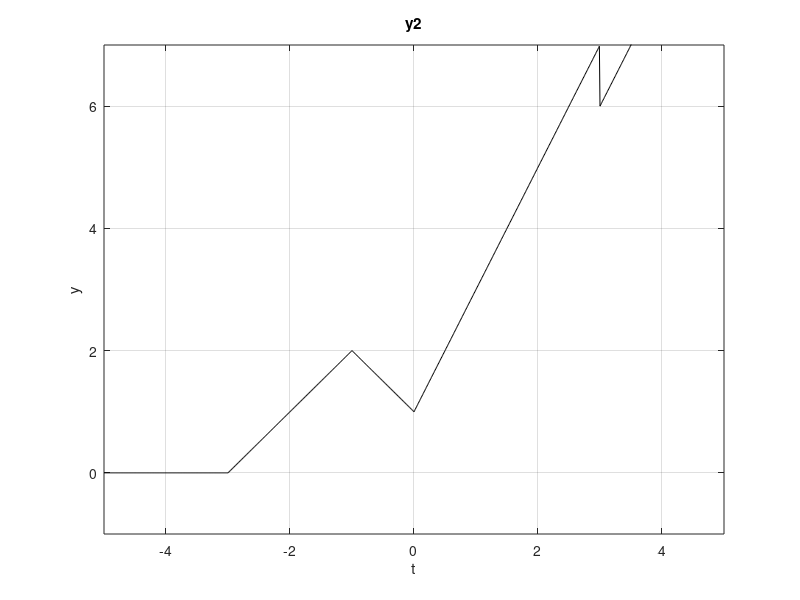

Recreate this plot in MATLAB.
clear all;
Ts=0.01;
 t= -5:Ts:5;

function y=ramp(t,m,ad)
  n=length(t);
  y=zeros(1,n);
  for i =1:n
    if(t(i)>=-ad)
      y(i)=m*(t(i)+ad);
    end
   end
end


function y = ustep(t,ad)
  y = zeros(size(t)); 
  y(t>=0-ad) = 1; 
  
end

y1 = ramp(t,1,3);
y2 = ramp(t,-2,1);
y3 = ramp(t,3,0);
y4 = (-1).*ustep(t,-3); 


y = y1+y2+y3+y4;
plot(t,y,'k'); 
grid
axis([-5 5 -1 7]); xlabel('t');ylabel('y');title('y2')